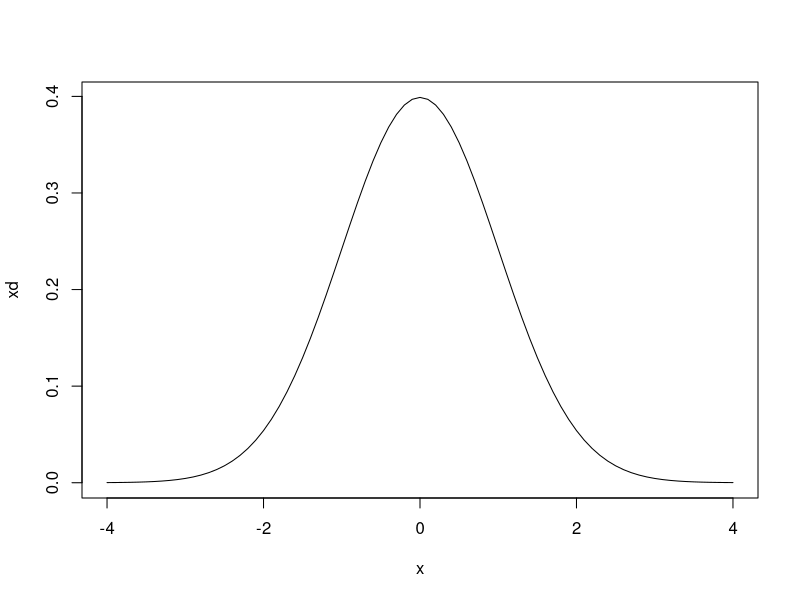
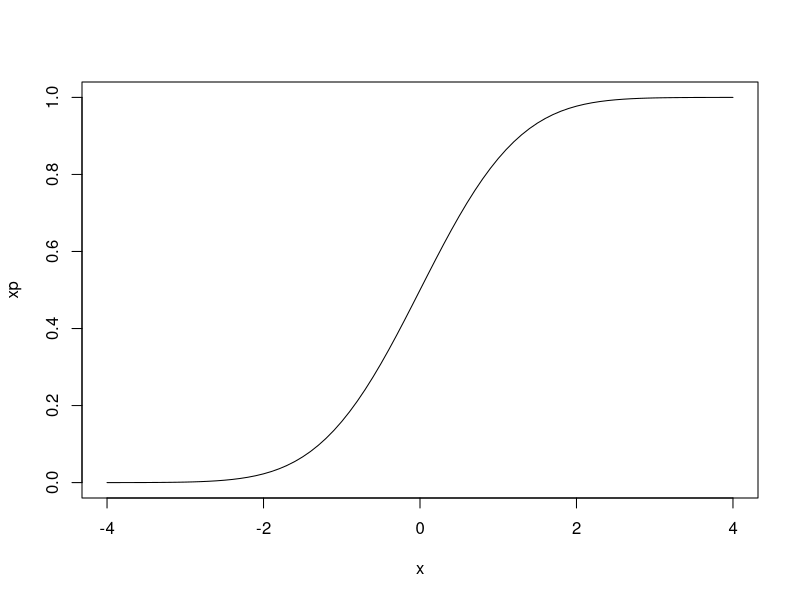
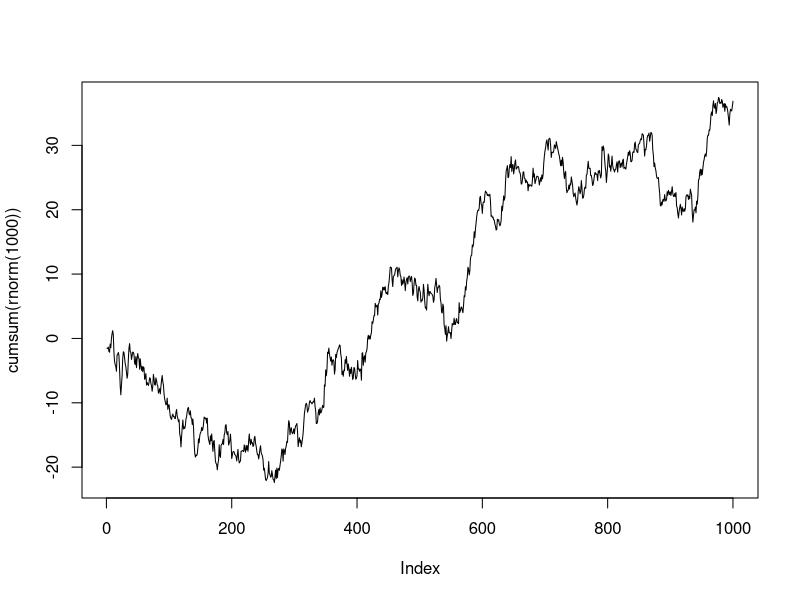
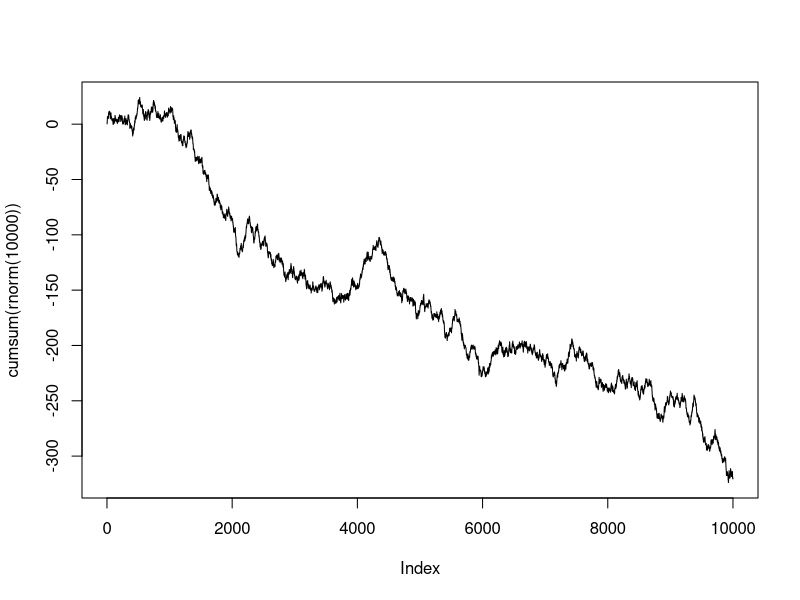
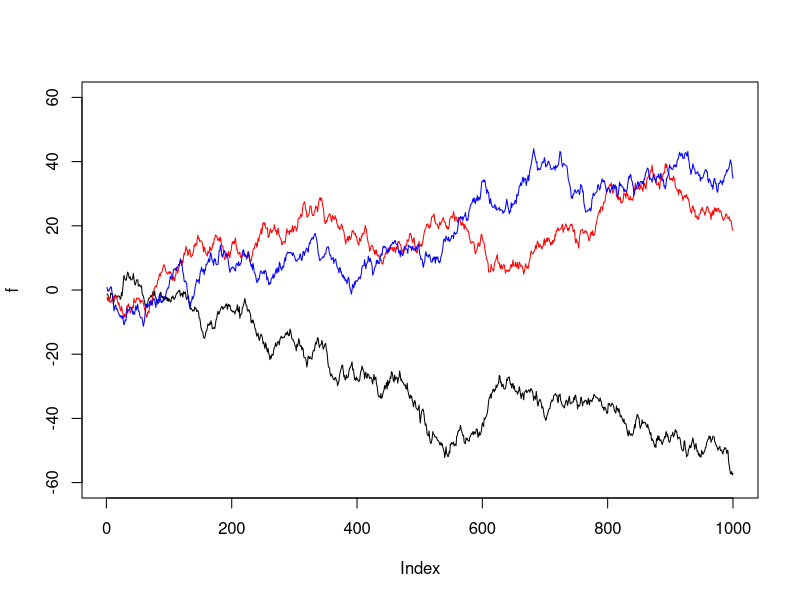
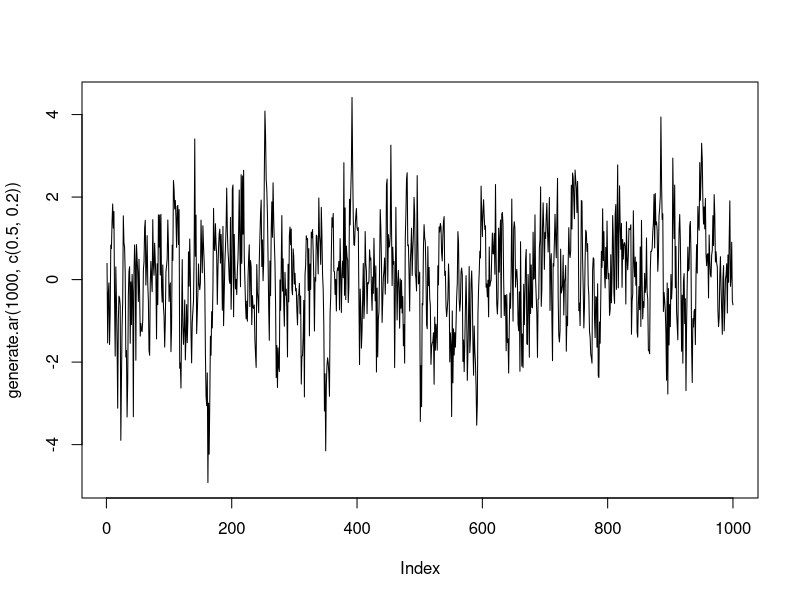
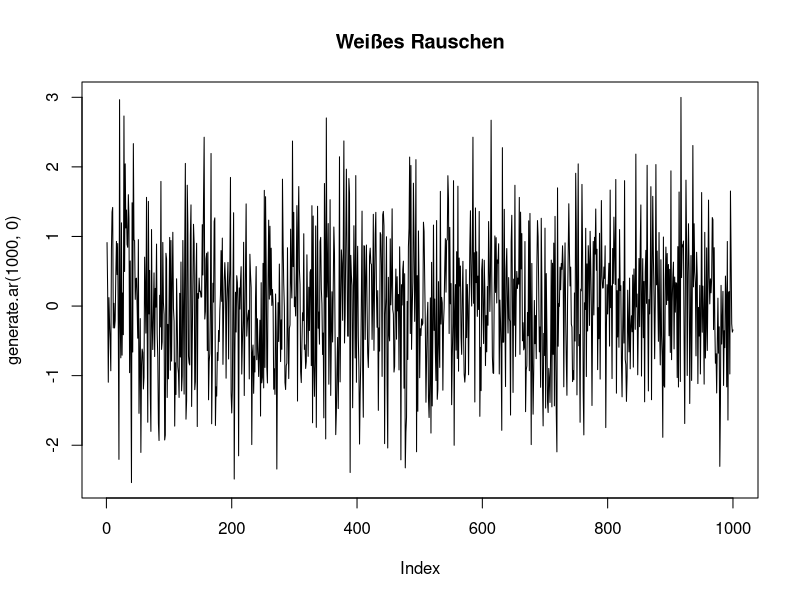
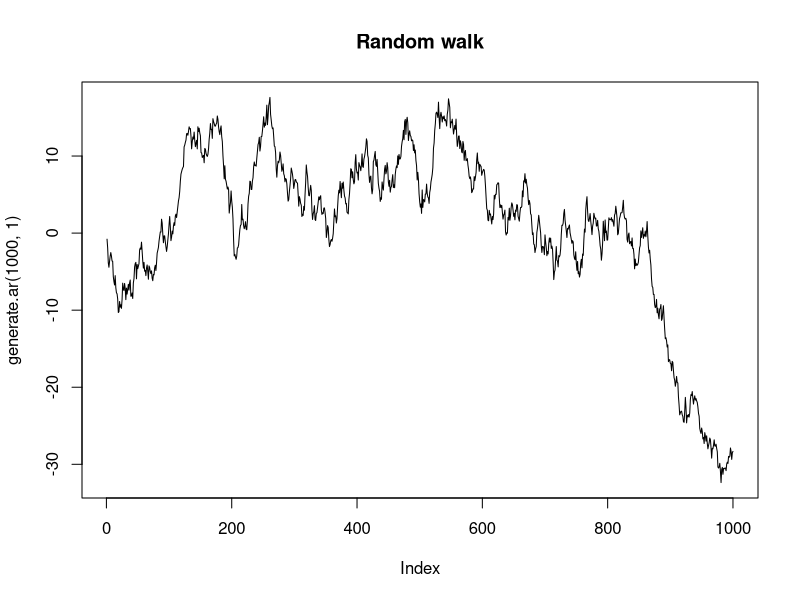

These figures' R source, in order:
## ---- chunk 1
xr = rnorm(10)
xr
## ---- chunk 2
x = seq(from=-4, to=4, by=0.1)
xd = dnorm(x)
plot(x,xd,type="l")
## ---- chunk 3
xp = pnorm(x)
plot(x,xp,type="l")
## ---- chunk 4
xr
xcs = cumsum(xr)
xcs
plot(cumsum(rnorm(1000)),type='l')
plot(cumsum(rnorm(10000)),type='l')
## ---- chunk 5
# Generiere und plotte drei unabhängige Realisierungen eines random walk Prozesses.
f = cumsum(rnorm(1000))
g = cumsum(rnorm(1000))
h = cumsum(rnorm(1000))

plot(f, type = "l", ylim=c(-60,60))
lines(g, col = "red")
lines(h, col = "blue")
## ---- chunk 6
var(cumsum(rnorm(10)))
var(cumsum(rnorm(100)))
var(cumsum(rnorm(1000)))
var(cumsum(rnorm(10000)))
var(cumsum(rnorm(100000)))
var(cumsum(rnorm(1000000)))
## ---- chunk 7
generate.ar <- function(n, beta, sd=1)
{
  innov<-rnorm(n,0,sd)
  ar = innov[1:length(beta)]
  for (i in (length(beta)+1):n) {
    v <- sum(ar[(i-1):(i-length(beta))] * beta) + innov[i]
    ar = c(ar,v)
  }
  return(ar)
}
## ---- chunk 8
plot(generate.ar(1000, c(0.5,0.2)), type="l")
## ---- chunk 9
plot(generate.ar(1000, 0), type="l", main="Weißes Rauschen")
## ---- chunk 10
plot(generate.ar(1000, 1), type="l", main="Random walk")
## ---- chunk 11
y <- generate.ar(10000,c(0.5,0.2))

var(y[1:100])
var(y[1:200])
var(y[1:500])
var(y[1:1000])
var(y[1:5000])
var(y[1:10000])

ts.length = seq(from = 100,to=10000,by = 20)
ts.var = sapply(ts.length,function(i) {var(y[1:i])})
plot(x=ts.length, y=ts.var, type="l", ylab="Empricial Variance", xlab="Length of time series")
## ---- chunk 12
y <- generate.ar(10000,c(0.1))
acf(y, main="AR1, beta=0.1")
pacf(y, main="AR1, beta=0.1")
## ---- chunk 13
y <- generate.ar(10000,c(0.9))
acf(y, main="AR1, beta=0.9")
pacf(y, main="AR1, beta=0.9")
## ---- chunk 14
y <- generate.ar(10000,c(0.05,0.05,0.05,0.05,0.05))
acf(y, main="AR5, beta=c(0.05,0.05,0.05,0.05,0.05)")
pacf(y, main="AR5, beta=c(0.05,0.05,0.05,0.05,0.05)")
## ---- chunk 15
y <- generate.ar(10000,c(0.3,0.2,0.2,0.1,0.1))
acf(y, main="AR5, beta=c(0.3,0.2,0.2,0.1,0.1)")
pacf(y, main="AR5, beta=c(0.3,0.2,0.2,0.1,0.1)")
